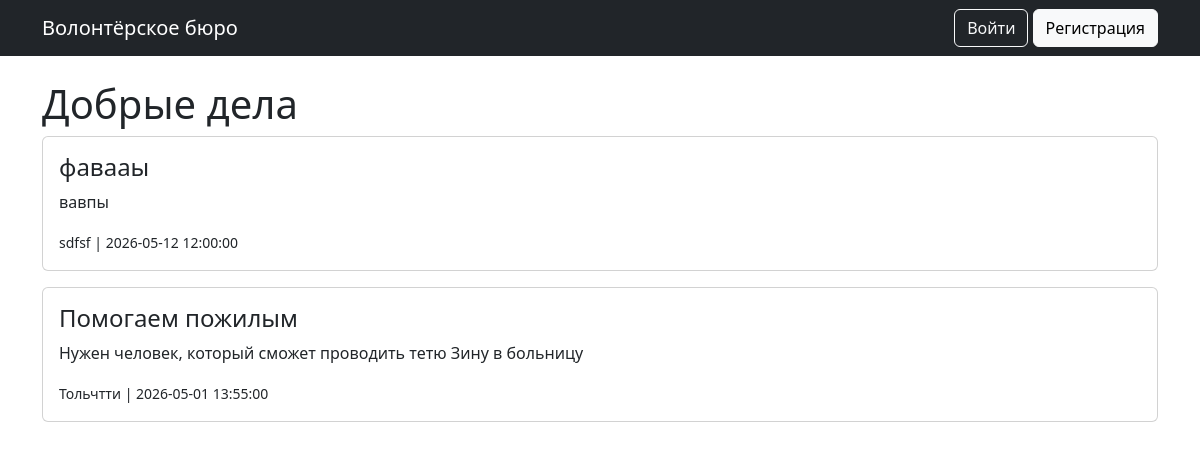
Before: / with the older database file.
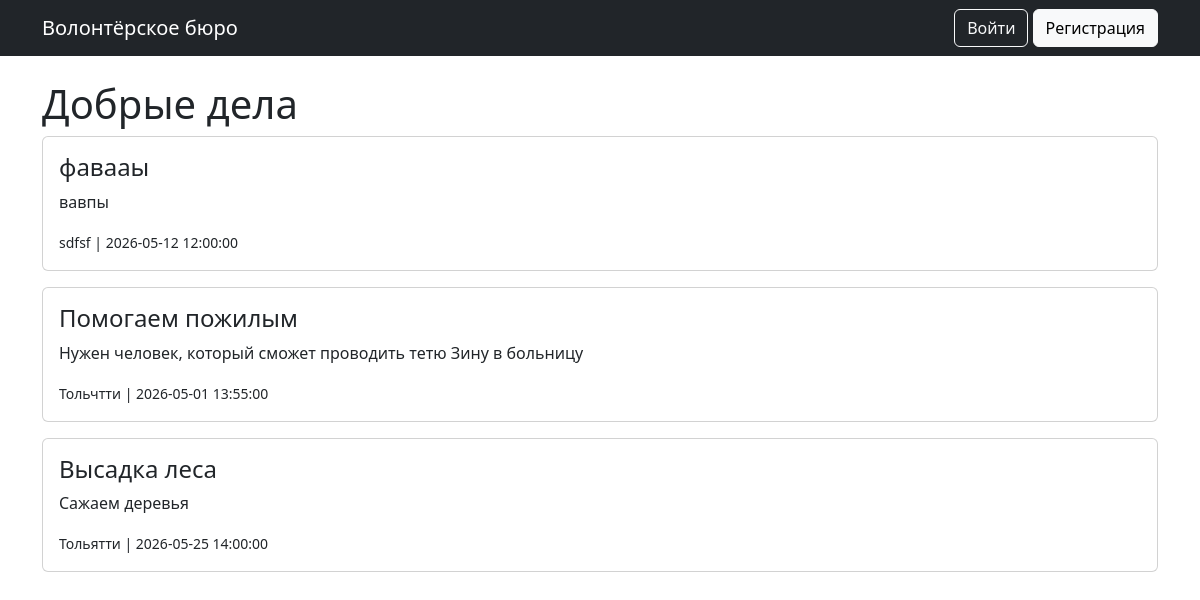
After: the same page with the newer database file.
### data/models.py (models this page shows)
class Event(SqlAlchemyBase):
    __tablename__ = 'events'
    id = sqlalchemy.Column(sqlalchemy.Integer, primary_key=True, autoincrement=True)
    title = sqlalchemy.Column(sqlalchemy.String, nullable=False)
    description = sqlalchemy.Column(sqlalchemy.String, nullable=False)
    date = sqlalchemy.Column(sqlalchemy.DateTime, nullable=False)
    location = sqlalchemy.Column(sqlalchemy.String, nullable=False)
    city = sqlalchemy.Column(sqlalchemy.String, nullable=False)
    author_id = sqlalchemy.Column(sqlalchemy.Integer, sqlalchemy.ForeignKey("users.id"), nullable=False)

### app.py (the view)
@app.route('/')
def index():
    session = db_session.create_session()
    events = session.query(Event).all()
    session.close()
    return render_template('index.html', events=events)

### data/db_session.py (called while the page is built)
def create_session() -> Session:
    global __factory
    return __factory()

### templates/index.html
{% extends "base.html" %}
{% block content %}
<h1 class="login">Добрые дела</h1>
{% if events %}
    {% for event in events %}
        <div class="card mb-3">
            <div class="card-body">
                <h4>{{ event.title }}</h4>
                <p>{{ event.description }}</p>
                <small>{{ event.city }} | {{ event.date }}</small>
            </div>
        </div>
    {% endfor %}
{% else %}
    <div class="alert alert-info">Пока нет событий</div>
{% endif %}
{% endblock %}

### templates/base.html (shortened to what this page needs)
<!doctype html>
<html lang="en">
<head>
    <link href="https://cdn.jsdelivr.net/npm/bootstrap@5.3.0/dist/css/bootstrap.min.css" rel="stylesheet">
</head>
<body>
    <nav class="navbar navbar-dark bg-dark">
        <div class="container">
            <a class="navbar-brand" href="/">Волонтёрское бюро</a>
            <div>
                {% if current_user.is_authenticated %}
                    <a href="/profile" class="btn btn-outline-light">Профиль</a>
                    <a href="/create_event" class="btn btn-success">Создать событие</a>
                    <a href="/logout" class="btn btn-light">Выйти</a>
                {% else %}
                    <a href="/login" class="btn btn-outline-light">Войти</a>
                    <a href="/register" class="btn btn-light">Регистрация</a>
                {% endif %}
            </div>
        </div>
    </nav>
    <main class="container mt-4">
        {% block content %}{% endblock %}
    </main>
</body>
</html>

Changed rows visible on the page:
added Event: title "Высадка леса", description "Сажаем деревья", city "Тольятти", date "2026-05-25 14:00:00"
